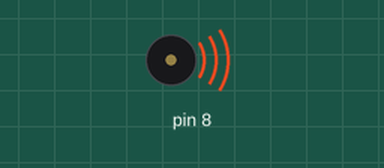
Simulated run of this sketch. Board: Arduino Uno, built with avr-gcc and run on an emulated ATmega328P. Shown: buzzer (waves = sounding).

Above: at 0.1 s.
At 4.1 s:
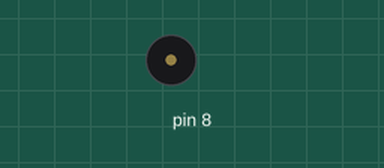
Timing chart, 0 to 5.6 s (numbered marks = the images above):
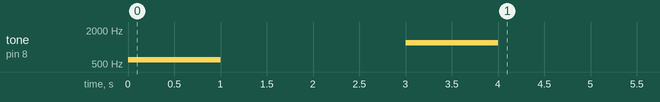

The sketch:

03_Buzzer.ino
```cpp
#include <MeMCore.h>

MeBuzzer buzzer;

void setup() {

  buzzer.tone(600, 1000);   //Buzzer sounds 600Hz for 1000ms
  delay(2000);              //Pause for 2000ms, Buzzer no sound
  buzzer.tone(1200, 1000);  //Buzzer sounds 1200Hz for 1000ms
  delay(2000);              //Pause for 2000ms, Buzzer no sound
}

void loop(){}
```
